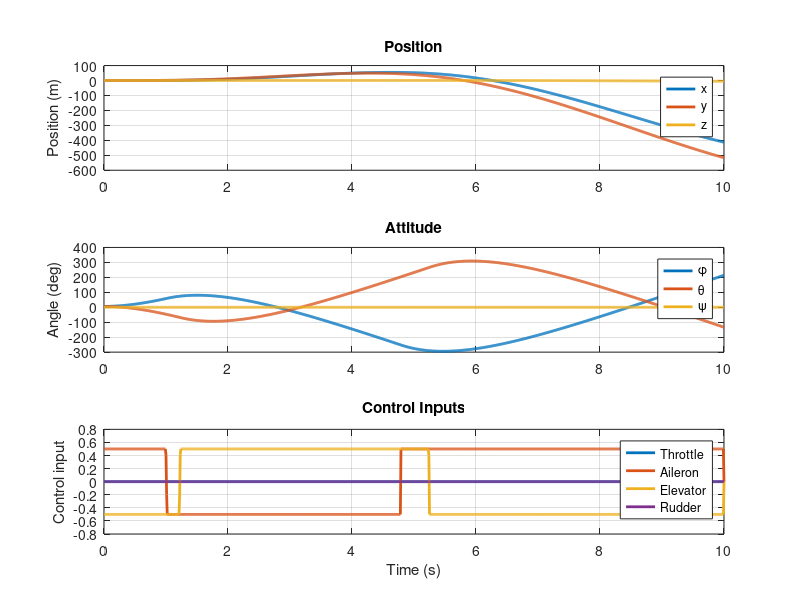
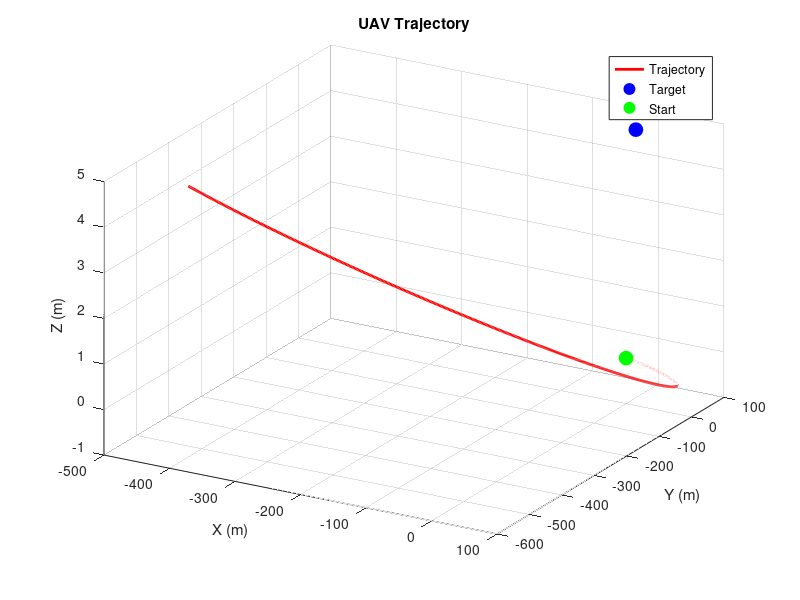

MATLAB code for these plots, in order: (Note: this script raises an error after producing the figures.)
%% UAV 6-DOF LQR Control Example
% This example shows how to implement an LQR controller
% for a linearized 6-DOF UAV model

% Define the linearized UAV model state space matrices
% State vector: [x, y, z, u, v, w, phi, theta, psi, p, q, r]
% x,y,z: position, u,v,w: velocity, phi,theta,psi: attitude, p,q,r: angular rates
% Control inputs: [throttle, aileron, elevator, rudder]

% System matrices (these would come from your linearization)
% Example values only - replace with your actual linearized model
A = [0 0 0 1 0 0 0 0 0 0 0 0;
     0 0 0 0 1 0 0 0 0 0 0 0;
     0 0 0 0 0 1 0 0 0 0 0 0;
     0 0 0 -0.1 0 0 0 -9.81 0 0 0 0;
     0 0 0 0 0 -0.1 9.81 0 0 0 0 0;
     0 0 0 0 0 0 0 -0.1 0 0 0 0;
     0 0 0 0 0 0 0 0 0 1 0 0;
     0 0 0 0 0 0 0 0 0 0 1 0;
     0 0 0 0 0 0 0 0 0 0 0 1;
     0 0 0 0 0 0 0 0 0 -1 0 0;
     0 0 0 0 0 0 0 0 0 0 -1 0;
     0 0 0 0 0 0 0 0 0 0 0 -1;];
% Position dynamics: A(1,4) = 1; A(2,5) = 1; A(3,6) = 1;
% Velocity dynamics (simplified): A(4,4) = -0.1; A(5,5) = -0.1; A(6,6) = -0.1;
%A(4,8) = -9.81; A(5,7) = 9.81; % Gravity effects
% Attitude kinematics:A(7,10) = 1; A(8,11) = 1; A(9,12) = 1;
% Angular velocity dynamics (simplified):A(10,10) = -1; A(11,11) = -1; A(12,12) = -1;

% Control input matrix
B = [0 0 0 0;
     0 0 0 0;
     0 0 0 0;
     0 0 0 0;
     0 0 0 0;
     1 0 0 0;
     0 0 0 0;
     0 0 0 0;
     0 0 0 0;
     0 5 0 0;
     0 0 5 0;
     0 0 0 5;];
% Thrust affects z velocity: B(6,1) = 1; 
% Control surfaces affect angular accelerations
%B(10,2) = 5; % Aileron → roll rate
%B(11,3) = 5; % Elevator → pitch rate 
%B(12,4) = 5; % Rudder → yaw rate

% Output matrix (if we measure all states)
C = eye(12);

% Direct feedthrough matrix
D = zeros(12,4);

% Initial conditions (UAV at position origin, slight attitude disturbance)
X0 = [0; 0; 0; 0; 0; 0; 0.1; 0.1; 0; 0; 0; 0];

% Define desired state (e.g., hover at position [10,10,-5])
Xd = [10; 10; -5; 0; 0; 0; 0; 0; 0; 0; 0; 0];

%% LQR Controller Design
% State penalty matrix Q (diagonal matrix with weights)
Q =[10 0 0 0 0 0 0 0 0 0 0 0;
    0 10 0 0 0 0 0 0 0 0 0 0;
    0 0 10 0 0 0 0 0 0 0 0 0;     % Position errors (x,y,z)
    0 0 0 1 0 0 0 0 0 0 0 0;
    0 0 0 0 1 0 0 0 0 0 0 0; 
    0 0 0 0 0 1 0 0 0 0 0 0;        % Velocity errors (u,v,w)
    0 0 0 0 0 0 5 0 0 0 0 0;
    0 0 0 0 0 0 0 5 0 0 0 0;
    0 0 0 0 0 0 0 0 1 0 0 0;        % Attitude errors (phi,theta,psi)
    0 0 0 0 0 0 0 0 0 1 0 0;
    0 0 0 0 0 0 0 0 0 0 1 0;
    0 0 0 0 0 0 0 0 0 0 0 0.1];       % Angular rate errors (p,q,r)


% Control penalty matrix R
R =[0.1 0 0 0;
    0 1 0 0;
    0 0 1 0;
    0 0 0 1];  % Throttle, Aileron, Elevator, Rudder

% Compute the LQR gain matrix K
K = lqr(A, B, Q, R);

% Create the closed loop system
sys_cl = ss(A-B*K, B, C, D);

%% Simulation
% Simulation time and step
t_final = 10;  % seconds
dt = 0.01;     % time step
t = 0:dt:t_final;

% Initialize arrays
n = length(t);
X = zeros(12, n);
U = zeros(4, n);
X(:,1) = X0;

% Simple simulation loop (forward Euler integration)
for i = 1:n-1
    % Current state error
    error = X(:,i) - Xd;
    
    % Compute control input using LQR
    U(:,i) = -K * error;
    
    % Saturate control inputs to realistic bounds
    U(1,i) = max(0, min(1, U(1,i)));        % Throttle: 0 to 1
    U(2:4,i) = max(-0.5, min(0.5, U(2:4,i))); % Control surfaces: -0.5 to 0.5
    
    % Update state (simplified integration)
    X_dot = A*X(:,i) + B*U(:,i);
    X(:,i+1) = X(:,i) + X_dot*dt;
end

%% Visualize Results
% Create figures
figure('Position', [100 100 800 600]);
subplot(3,1,1)
plot(t, X(1:3,:)', 'LineWidth', 2)
grid on
legend('x', 'y', 'z')
title('Position')
ylabel('Position (m)')

subplot(3,1,2)
plot(t, X(7:9,:)'*180/pi, 'LineWidth', 2)
grid on
legend('\phi', '\theta', '\psi')
title('Attitude')
ylabel('Angle (deg)')

subplot(3,1,3)
plot(t, U', 'LineWidth', 2)
grid on
legend('Throttle', 'Aileron', 'Elevator', 'Rudder')
title('Control Inputs')
xlabel('Time (s)')
ylabel('Control input')

% 3D trajectory visualization
figure('Position', [900 100 600 600]);
plot3(X(1,:), X(2,:), -X(3,:), 'r-', 'LineWidth', 2)
hold on
plot3(Xd(1), Xd(2), -Xd(3), 'bo', 'MarkerSize', 10, 'MarkerFaceColor', 'b')
plot3(X0(1), X0(2), -X0(3), 'go', 'MarkerSize', 10, 'MarkerFaceColor', 'g')
grid on
xlabel('X (m)')
ylabel('Y (m)')
zlabel('Z (m)')
title('UAV Trajectory')
legend('Trajectory', 'Target', 'Start')
view(30, 30)

% Add UAV orientation at several points
num_markers = 5;
indices = round(linspace(1, n, num_markers));
for idx = indices
    % Plot a simple marker for UAV orientation
    plotUAVMarker(X(1,idx), X(2,idx), -X(3,idx), X(7,idx), X(8,idx), X(9,idx), 0.5);
end

%% Helper function to visualize UAV orientation
function plotUAVMarker(x, y, z, phi, theta, psi, scale)
    % Create a simple marker for UAV orientation
    % Creating rotation matrix from Euler angles
    R = eul2rotm([psi, theta, phi], 'ZYX');
    
    % Create UAV body axes
    body_x = scale * [1; 0; 0];
    body_y = scale * [0; 1; 0]; 
    body_z = scale * [0; 0; 1];
    
    % Rotate body axes
    body_x_rotated = R * body_x;
    body_y_rotated = R * body_y;
    body_z_rotated = R * body_z;
    
    % Plot the rotated axes
    quiver3(x, y, z, body_x_rotated(1), body_x_rotated(2), body_x_rotated(3), 'r', 'LineWidth', 2);
    quiver3(x, y, z, body_y_rotated(1), body_y_rotated(2), body_y_rotated(3), 'g', 'LineWidth', 2);
    quiver3(x, y, z, body_z_rotated(1), body_z_rotated(2), body_z_rotated(3), 'b', 'LineWidth', 2);
end